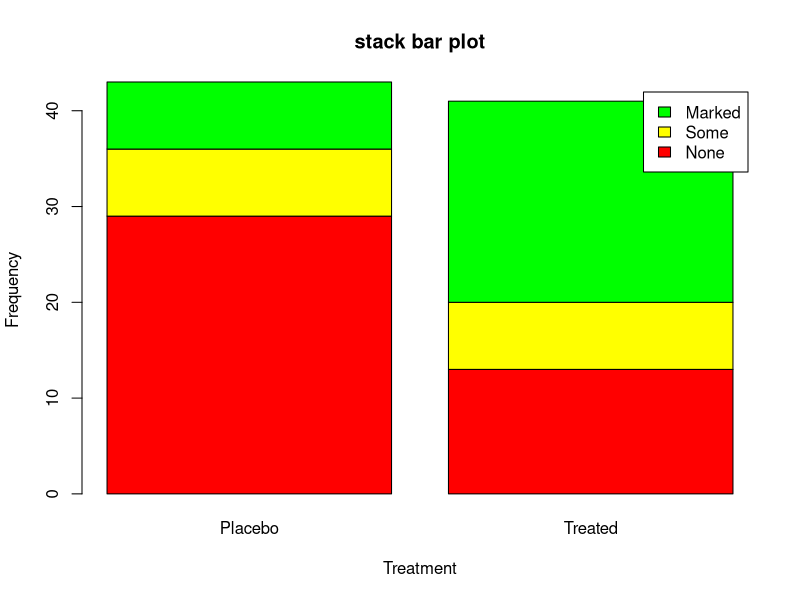
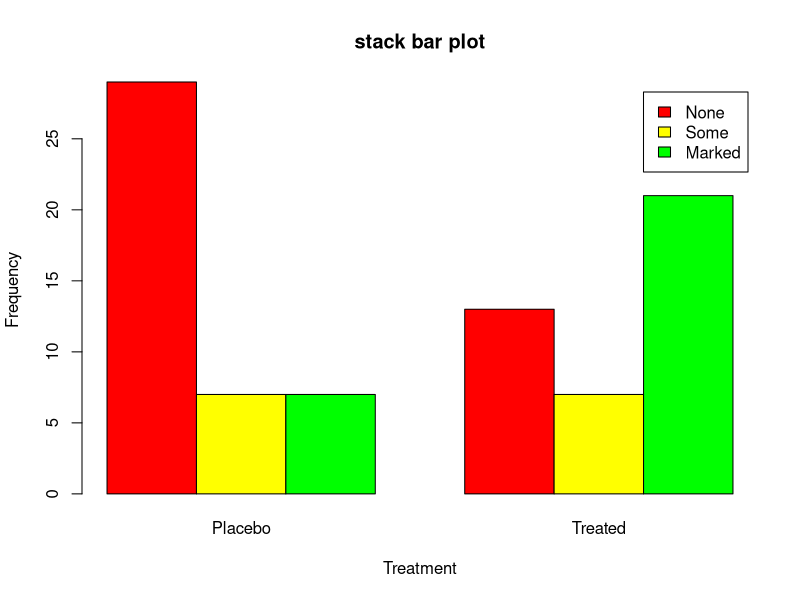

Reproduce these figures in R, in order.
require("vcd")
counts <- table(Arthritis$Improved, Arthritis$Treatment)
barplot(counts, main = "stack bar plot", xlab = "Treatment", ylab = "Frequency", col = c("red","yellow","green"), legend = rownames(counts))
barplot(counts, main = "stack bar plot", xlab = "Treatment", ylab = "Frequency", col = c("red", "yellow", "green"), beside = T, legend = rownames(counts))
